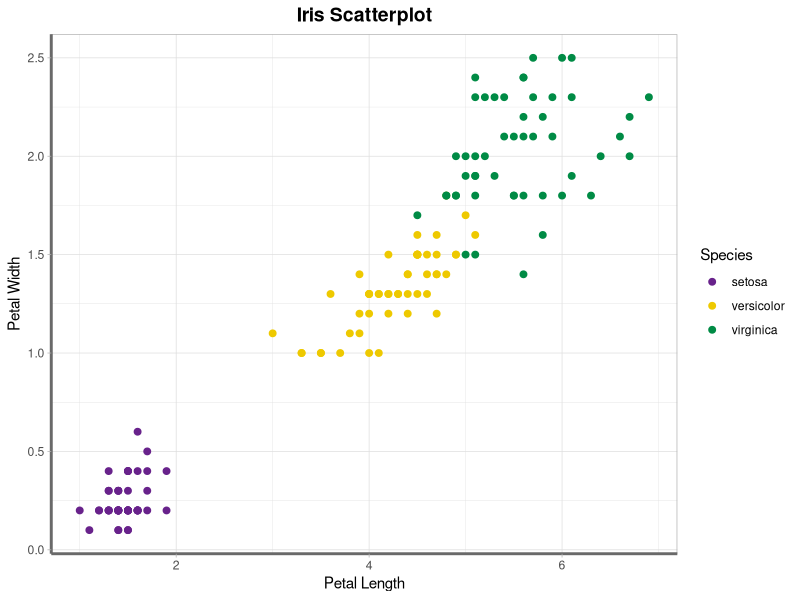
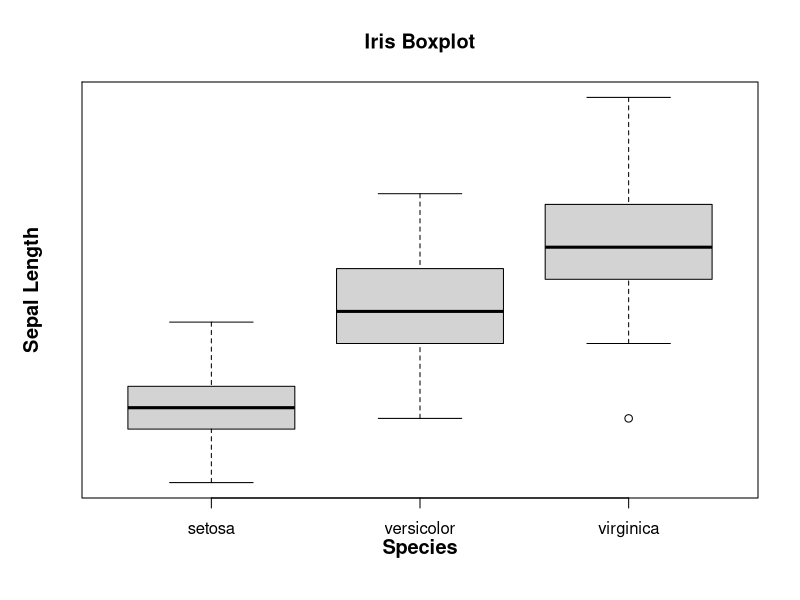

Recreate these plots in R, in order.
##Amy Copus
##64060 - Assignment 1
##22-Jan-2021

###all the libraries!!!!!####
library(tidyverse) #tidyverse for the everything
library(arsenal) #descriptives table
##library(ggplot2)
#######


### 1. Download a dataset & import into R
iris.ML<-(iris) #get iris data
view(iris.ML)



### 3. descriptive statistics for a selection of quant and categorical variables

##descriptive statistics using library-arsenal

##start recording output##

##setwd() ###THIS IS GOING TO CREATE A DOCUMENT... soo.. somewhere you can find it.
sink("./acopus_assignment1.txt", append = T)



  descriptives <- tableby.control(
    test = T,
    total = T,
    numeric.test = "kwt", cat.test = "chisq",
    numeric.stats = c("meansd", "medianq1q3", "range", "Nmiss2"),   #stats
    cat.stats = c("countpct", "Nmiss2"),
    stats.labels = list( ###stats labels
      meansd = "Mean (SD)",
      medianq1q3 = "Median (Q1, Q3)",
      range = "Min - Max",
      Nmiss2 = "Missing"
      )
    )
  my_labels <- list(     ##label the groups
    Sepal.Length = "Sepal Length",
    Sepal.Width = "Sepal Width",
    Petal.Length = "Petal Length",
    Petal.Width = "Petal Width"
    )
  table_two <- tableby(Species ~ .,     ##label the columns
                       data = iris.ML,
                       control = descriptives
                       )
  summary(table_two,     #make the table
          labelTranslations = my_labels,
          title = "Descriptive Statistics of Iris Data",
          text=TRUE)

  sink() ##stop recording output##
##check files for "acopus_assignment1 - it will look better opened in the txt file.##



## 4. Transform at least one variable


iris.ML<-transform(iris.ML, Sepal.Ratio = (Sepal.Width/Sepal.Length)) #create new column = sepal W/L


##view(iris.ML)



## 5. Plot at least one quant variable and one scatterplot

##scatterplot - petal length/width - species by color

ggplot(data = iris.ML, mapping = aes(x = Petal.Length, y = Petal.Width, color = Species))+
  geom_point(size = 2)+
  scale_color_manual(values = c("darkorchid4", "gold2", "springgreen4"))+ ##plot colors
  labs(title = "Iris Scatterplot", ##title
       x = "Petal Length", #x axis title
       y = "Petal Width")+ #y axis title
  theme_light()+
  theme(
    plot.title = element_text(color = "black", size = 14, face = "bold", hjust = 0.5), #title = color, size, bold, center
    axis.line = element_line(color = "dimgray", size = 1, linetype = "solid") #axis line = color, size, type
  )







##plotting quant data

boxplot(Sepal.Length~Species, data=iris.ML,
        main="Iris Boxplot", #plot label
        xlab="",ylab="", #removing auto x/y titles
        yaxt="none") #removes auto numbers
axis(2, seq(50,80,5), las=2) #y axis numbering and rotation
abline(h=seq(60,75,5), lty=3, col="gray77") #horizontal gridlines
mtext(side=1, line = 2, "Species", col = 'black', font=2,cex=1.2) #x axis title, color, bold
mtext(side=2, line = 2, "Sepal Length", col = 'black', font=2,cex=1.2) #y axis title, color, bold


  

##END OF ASSIGNMENT###  
